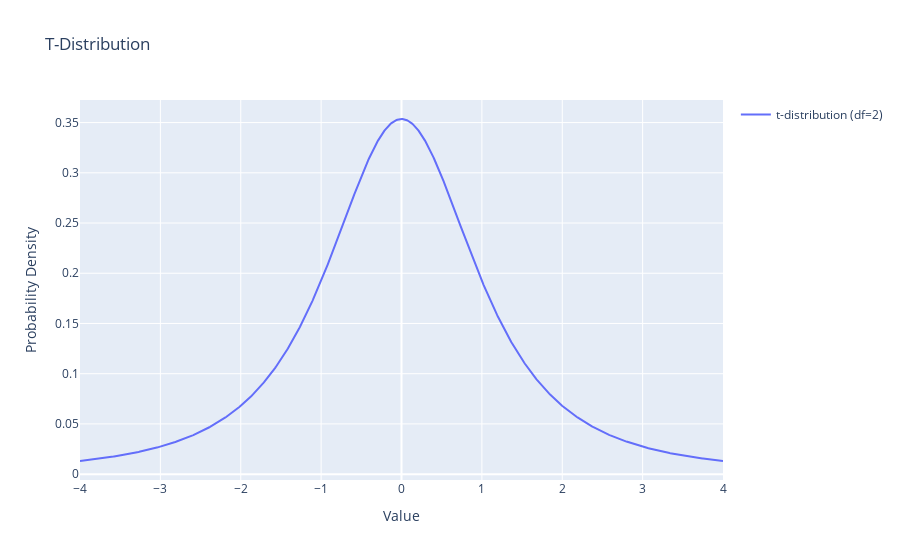

The notebook cell saved with this chart:
### Code cell
# Parameters for the t-distribution
df = 2 # degrees of freedom

# Generate a range of values
x = np.linspace(-4, 4, 1000)

# Calculate the PDF of the t-distribution
pdf = stats.t.pdf(x, df)

# Create the plot
trace = go.Scatter(
    x=x,
    y=pdf,
    mode='lines',
    name=f't-distribution (df={df})'
)

layout = go.Layout(
    title='T-Distribution',
    xaxis=dict(title='Value'),
    yaxis=dict(title='Probability Density'),
    showlegend=True
)

fig = go.Figure(data=[trace], layout=layout)

# Display the plot
pyo.iplot(fig)

### Figure 1 — Plotly figure (JSON) as saved in the notebook; plotly's stock layout.template omitted (floating-point values rounded to 4 significant figures; data arrays with more than 128 entries replaced by an {"elided": "..."} marker saying what was removed)
{"data": [{"mode": "lines", "name": "t-distribution (df=2)", "type": "scatter", "x": {"elided": "1000 float values"}, "y": {"elided": "1000 float values"}}], "layout": {"showlegend": true, "title": {"text": "T-Distribution"}, "xaxis": {"title": {"text": "Value"}}, "yaxis": {"title": {"text": "Probability Density"}}}}
